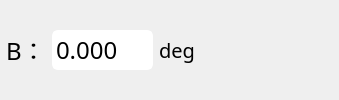
               <widget class="QWidget" name="widget_53" native="true">
                <layout class="QHBoxLayout" name="horizontalLayout_64">
                 <property name="spacing">
                  <number>6</number>
                 </property>
                 <property name="leftMargin">
                  <number>6</number>
                 </property>
                 <property name="topMargin">
                  <number>6</number>
                 </property>
                 <property name="rightMargin">
                  <number>6</number>
                 </property>
                 <property name="bottomMargin">
                  <number>6</number>
                 </property>
                 <item>
                  <widget class="QLabel" name="label_63">
                   <property name="styleSheet">
                    <string notr="true">font:bold  &quot;Times New Roman&quot;;    
font-family:Microsoft Yahei;
font-size:24px; 
border-width:0px;</string>
                   </property>
                   <property name="text">
                    <string>B：</string>
                   </property>
                  </widget>
                 </item>
                 <item>
                  <widget class="QDoubleSpinBox" name="doubleSpinBox_Position_B_3">
                   <property name="font">
                    <font>
                     <family>24px</family>
                     <pointsize>-1</pointsize>
                     <weight>50</weight>
                     <italic>false</italic>
                     <bold>false</bold>
                    </font>
                   </property>
                   <property name="contextMenuPolicy">
                    <enum>Qt::DefaultContextMenu</enum>
                   </property>
                   <property name="acceptDrops">
                    <bool>false</bool>
                   </property>
                   <property name="autoFillBackground">
                    <bool>false</bool>
                   </property>
                   <property name="styleSheet">
                    <string notr="true">font:  &quot;Times New Roman&quot;;
font-size:24px;  
border-radius:6px;
border-width:2px;
border-style:solid;
border-color:white;

</string>
                   </property>
                   <property name="frame">
                    <bool>true</bool>
                   </property>
                   <property name="buttonSymbols">
                    <enum>QAbstractSpinBox::NoButtons</enum>
                   </property>
                   <property name="decimals">
                    <number>3</number>
                   </property>
                   <property name="maximum">
                    <double>360.000000000000000</double>
                   </property>
                   <property name="stepType">
                    <enum>QAbstractSpinBox::DefaultStepType</enum>
                   </property>
                  </widget>
                 </item>
                 <item>
                  <widget class="QLabel" name="label_64">
                   <property name="styleSheet">
                    <string notr="true">border:none;
font:bold  &quot;Times New Roman&quot;;    
font-family:Microsoft Yahei;
font-size:20px;  
border-width:0px;
</string>
                   </property>
                   <property name="text">
                    <string>deg</string>
                   </property>
                  </widget>
                 </item>
                 <item>
                  <widget class="QPushButton" name="Minius_B_2">
                   <property name="styleSheet">
                    <string notr="true">QPushButton
{
    font-family:Microsoft Yahei;
    color:white;
    background-color:rgb(14 , 150 , 254);
    border-radius:5px;
	border-radius:3px;
	border-width:2px;
	border-style:solid;
	border-color:rgb(179, 179, 255);
}

QPushButton:hover
{
    background-color:rgb(44 , 137 , 255);
}

QPushButton:pressed
{
    background-color:rgb(14 , 135 , 228);
    padding-left:3px;
    padding-top:3px;
}
QPushButton:disabled
{
    background-color:grey;
}
border:none;</string>
                   </property>
                   <property name="text">
                    <string/>
                   </property>
                   <property name="icon">
                    <iconset resource="resources/resources.qrc">
                     <normaloff>:/icons/icons/minius.svg</normaloff>:/icons/icons/minius.svg</iconset>
                   </property>
                   <property name="iconSize">
                    <size>
                     <width>40</width>
                     <height>40</height>
                    </size>
                   </property>
                   <property name="flat">
                    <bool>true</bool>
                   </property>
                  </widget>
                 </item>
                 <item>
                  <widget class="QPushButton" name="Plus_B_2">
                   <property name="styleSheet">
                    <string notr="true">QPushButton
{
    font-family:Microsoft Yahei;
    color:white;
    background-color:rgb(14 , 150 , 254);
    border-radius:5px;
	border-radius:3px;
	border-width:2px;
	border-style:solid;
	border-color:rgb(179, 179, 255);
}

QPushButton:hover
{
    background-color:rgb(44 , 137 , 255);
}

QPushButton:pressed
{
    background-color:rgb(14 , 135 , 228);
    padding-left:3px;
    padding-top:3px;
}
QPushButton:disabled
{
    background-color:grey;
}
border:none;</string>
                   </property>
                   <property name="text">
                    <string/>
                   </property>
                   <property name="icon">
                    <iconset resource="resources/resources.qrc">
                     <normaloff>:/icons/icons/plus.svg</normaloff>:/icons/icons/plus.svg</iconset>
                   </property>
                   <property name="iconSize">
                    <size>
                     <width>40</width>
                     <height>40</height>
                    </size>
                   </property>
                   <property name="flat">
                    <bool>true</bool>
                   </property>
                  </widget>
                 </item>
                 <item>
                  <widget class="QPushButton" name="Zero_B_2">
                   <property name="styleSheet">
                    <string notr="true">QPushButton
{
    font-family:Microsoft Yahei;
    color:white;
    background-color:rgb(14 , 150 , 254);
    border-radius:5px;
	border-radius:3px;
	border-width:2px;
	border-style:solid;
	border-color:rgb(179, 179, 255);
}

QPushButton:hover
{
    background-color:rgb(44 , 137 , 255);
}

QPushButton:pressed
{
    background-color:rgb(14 , 135 , 228);
    padding-left:3px;
    padding-top:3px;
}
QPushButton:disabled
{
    background-color:grey;
}
border:none;</string>
                   </property>
                   <property name="text">
                    <string/>
                   </property>
                   <property name="icon">
                    <iconset resource="resources/resources.qrc">
                     <normaloff>:/icons/icons/zero.svg</normaloff>:/icons/icons/zero.svg</iconset>
                   </property>
                   <property name="iconSize">
                    <size>
                     <width>40</width>
                     <height>40</height>
                    </size>
                   </property>
                   <property name="flat">
                    <bool>true</bool>
                   </property>
                  </widget>
                 </item>
                </layout>
               </widget>
